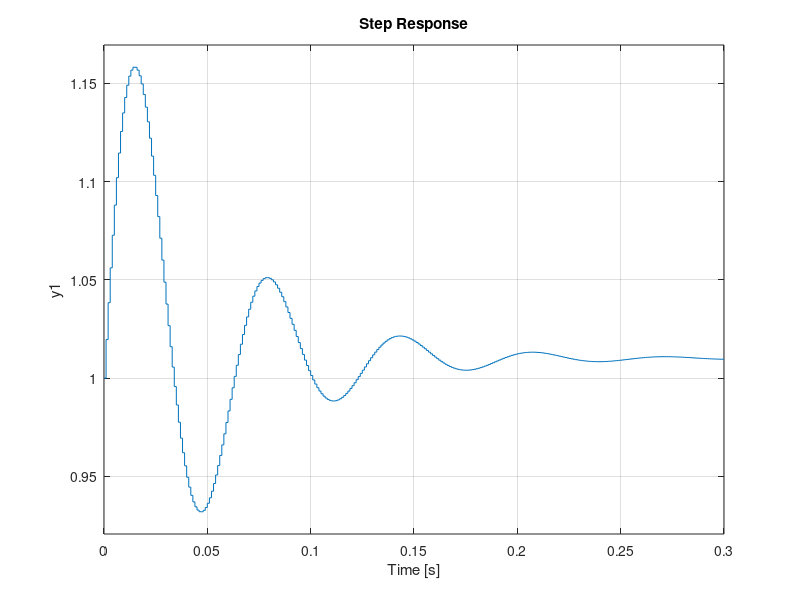

Here is the MATLAB script that generated this plot: (Note: this script raises an error after producing the figure.)


w = 100;

g = tf([1, 2*w*0.3, (w+0.5)^2], [1, 2*w*0.2, w^2]);
gz = c2d(g,.001)
sys_z = ss(gz)
figure, step(sys_z)


[y,t] = step(sys_z);
size(t)


u = y*0+1;


[a,b,c,d] = ssdata(balreal(sys_z))
%%
PHI = [a, b; c d]

PHI_col = [];
for k=1:size(PHI,1);
  PHI_col = [PHI_col; PHI(k,:)'];
end

root = 'C:\Users\arnold\Documents\afm-cs\labview\UnitTests\fpga_harnesses\SS_Compensators';

fname_model = fullfile(root, 'model.csv');
fname_traj = fullfile(root, 'traj.csv');
csvwrite(fname_model, PHI)
csvwrite(fname_traj, [u, y])